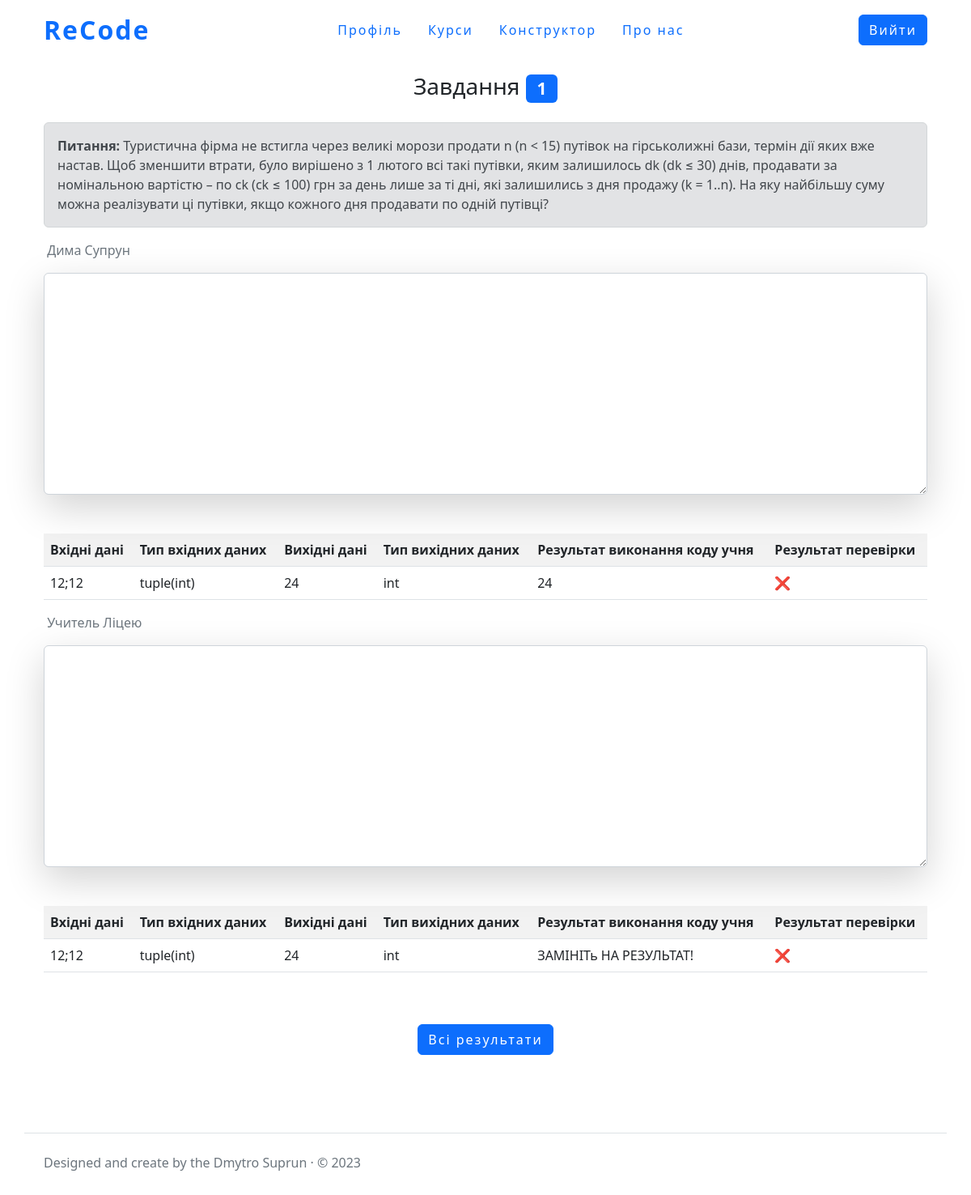
/course/read_one_res/Test-on-course/course23/1/?task=1 (signed in), run on the app's committed database.
### tests/models.py (models this page shows, shortened)
class TestsSection(models.Model):
    test = models.ForeignKey('TestsConfig', on_delete=models.CASCADE)
    function_name = models.CharField('Назва функції', max_length=255)
    question = models.TextField('Завдання')
    class Meta:
        ordering=['pk']

class DataForTestingCode(models.Model):
    section = models.ForeignKey('TestsSection', on_delete=models.CASCADE)
    input_test_data = models.CharField('Вхідні аргументи', max_length=255)
    input_test_data_type = models.CharField('Тип вхідних данних', max_length=255)
    output_test_data = models.CharField('Вихідні данні', max_length=255)
    output_test_data_type = models.CharField('Тип вихідних данних', max_length=255)
    num_of_point = models.FloatField('Кількість балів за вдалу перевірку')
    class Meta:
        ordering=['pk']

### userAnswer/models.py (models this page shows)
class CheckinResult(models.Model):
    answer = models.ForeignKey(UserAnswer,
                               on_delete=models.CASCADE,
                               verbose_name='Відповідь')
    data_on_which_they_checked = models.ForeignKey(
        DataForTestingCode,
        on_delete=models.CASCADE,
        verbose_name='Дані для перевірки')
    user = models.ForeignKey(User,
                             on_delete=models.CASCADE,
                             verbose_name='Користувач')
    course = models.ForeignKey(CourseConfig,
                               on_delete=models.CASCADE,
                               verbose_name='Курс')
    test = models.ForeignKey(TestsConfig,
                             on_delete=models.CASCADE,
                             verbose_name='Тест')
    testing_result = models.BooleanField('Залік')
    actual_user_result = models.TextField('Результат виконання коду учня', null=True, blank=True)
    class Meta:
        ordering = ['pk']

### course/views.py (the view)
# urls.py: path('read_one_res/<slug:test_slug>/<slug:course_slug>/<int:task_pk>/',read_results_by_one_task, name='read_one_res'),
@login_required
def read_results_by_one_task(request,test_slug, course_slug, task_pk):
    this_req_test = get_object_or_404(TestsConfig,slug=test_slug)
    task_num = request.GET.get('task')
    this_req_task_in_test = get_object_or_404(TestsSection, pk=task_pk)
    this_req_course = get_object_or_404(CourseConfig, course_slug=course_slug)
    ''' collect all students e-mails'''
    all_students_in_this_course = [i.e_mail for i in StudentInCourse.objects.filter(course=this_req_course)]
    students_list = []
    for i in all_students_in_this_course:
        try:
            user_obj = User.objects.get(email=i)
            students_list.append(user_obj)
        except Exception:
            continue
    ''' end collect all students e-mails and get sutends annswers'''
    answers={}
    for one_stud_in_course in students_list:
        answers_val = CheckinResult.objects.filter(answer__test_section=this_req_task_in_test, course=this_req_course,test=this_req_test, user=one_stud_in_course)
        if len(answers_val) == 0:
            continue
        else:
            answers[one_stud_in_course] = answers_val
    context={
        'title':f'Відповіді до {task_num} завдання',
        'type':get_role(request),
        'task_text':this_req_task_in_test.question,
        'task_num':task_num,
        'students':students_list,
        'answers':answers,
        'count_answer':len(answers),
        'course':this_req_course,
        'test':this_req_test
    }
    return render(request, 'course/all_results_of_one_task.html', context=context)

### staticPages/views.py (called while the page is built)
def get_role(req):
    if req.user.is_anonymous:
        return 'anonymous'
    elif len(TeacherInCourse.objects.filter(e_mail=req.user.email)) == 0:
        if len(StudentInCourse.objects.filter(e_mail=req.user.email)) == 0:
            return 'anonymousStudent'
        return 'student'
    return 'teacher'

### course/templates/course/all_results_of_one_task.html (shortened to what this page needs)
{% extends "course/course-layout.html" %}
{%load static%}
{%block styles%}<link rel="stylesheet" href="{%static 'course/css/results.css'%}">{%endblock%}
{%block content%}
<div class="flex_logo mt-3 mb-3">
  <h3>Завдання <span class="badge bg-primary">{{task_num}}</span></h3>
</div>
<div class="alert alert-secondary" role="alert">
  <strong>Питання: </strong>{{task_text}}
</div>
{% for one_user,all_answers in answers.items%}
  <p class="text-muted">
    {{one_user.first_name}} {{one_user.last_name}}
  </p>
  <textarea cols="20" rows="10" class="form-control shadow-lg p-3 mb-5 bg-white mt-3 rounded " disabled >{{one_answer.answer.answer}}</textarea>
  <table class="table table-striped">
                             <tr>
                              <th scope="col">Вхідні дані</th>
                              <th scope="col">Тип вхідних даних</th>
                              <th scope="col">Вихідні дані</th>
                              <th scope="col">Тип вихідних даних</th>
                              <th scope="col">Результат виконання коду учня</th>
                              <th scope="col">Результат перевірки</th>
                            </tr>
{% for one_answer in all_answers%}
                                <tr >
                                    <td>{{one_answer.data_on_which_they_checked.input_test_data}}</td>
                                    <td>{{one_answer.data_on_which_they_checked.input_test_data_type}}</td>
                                    <td>{{one_answer.data_on_which_they_checked.output_test_data}}</td>
                                    <td>{{one_answer.data_on_which_they_checked.output_test_data_type}}</td>
                                  <td>{{one_answer.actual_user_result}}</td>
                                    {% if result_obj.testing_result == True %}
                                        <td>&#9989;</td>
                                    {%else%}
                                        <td>&#10060;</td>
                                    {%endif%}
                                </tr>
{%endfor%}
                </table>
{%endfor%}
{% if type == 'teacher'%}
<div class="flex_logo">
      <a href="{% url 'read_results'  test.slug course.course_slug %}" class="btn btn-primary m-5 users__button">Всі результати</a>
</div>
{% endif%}
{%endblock%}

### course/static/course/css/results.css (style rules this page uses)
.flex_logo { display:flex; justify-content:center; align-items:center; flex-wrap:wrap; }
.users__button { letter-spacing: 2px; }
.users__button:not(hover) { background-color:#0d6efd; transition:all 1.1s ease 1ms }

### data on the page
TestsSection: question "Туристична фірма не встигла через великі морози продати n (n < 15) путівок на гірськолижні бази, термін дії яких вже настав. Щоб зменшити втрати, було вирішено з 1 лютого всі такі путівки, яким залишилось dk (dk ≤ 30) днів, продавати за номінальною вартістю – по ck (ck ≤ 100) грн за день лише за ті дні, які залишились з дня продажу (k = 1..n). На яку найбільшу суму можна реалізувати ці путівки, якщо кожного дня продавати по одній путівці?"
CheckinResult: data_on_which_they_checked.input_test_data "12;12", data_on_which_they_checked.input_test_data_type "tuple(int)", data_on_which_they_checked.output_test_data "24", data_on_which_they_checked.output_test_data_type "int", actual_user_result "24"
CheckinResult: data_on_which_they_checked.input_test_data "12;12", data_on_which_they_checked.input_test_data_type "tuple(int)", data_on_which_they_checked.output_test_data "24", data_on_which_they_checked.output_test_data_type "int", actual_user_result "ЗАМІНІТь НА РЕЗУЛЬТАТ!"

### other printed values
{{ task_num }} "1"
{{ one_user.first_name }} "Дима"
{{ one_user.last_name }} "Супрун"
{{ one_user.first_name }} "Учитель"
{{ one_user.last_name }} "Ліцею"
